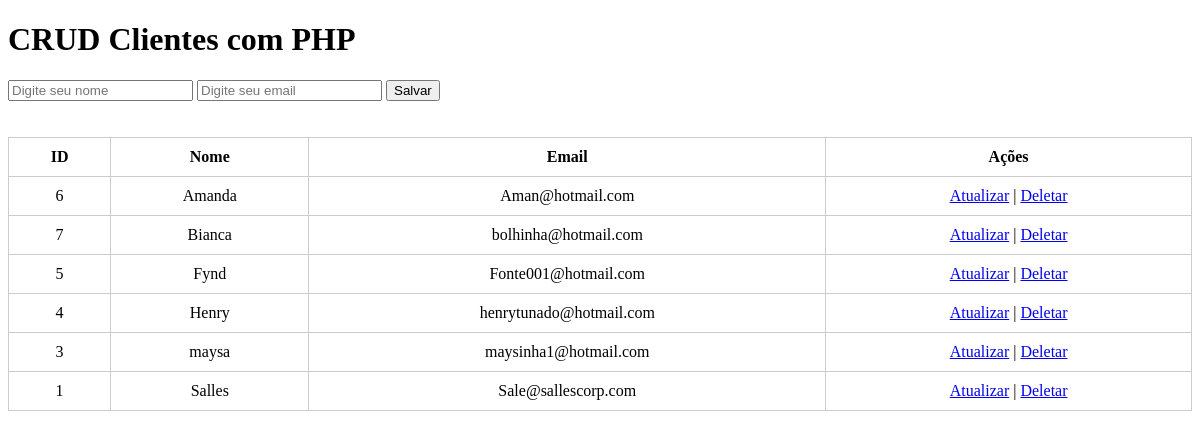
Page /php_crud/index.php on the committed database.
### tables this page shows
CREATE TABLE `cliente` (
  `id` int(11) NOT NULL,
  `nome` varchar(25) NOT NULL,
  `email` varchar(55) NOT NULL,
  `data` varchar(20) NOT NULL
);

### php_crud/index.php (the view, shortened to what this page needs)
<?php
    require('db/conexao.php');
?>
<!DOCTYPE html>
<html lang="pt-br">
<head>
</head>
<body>
    <h1>CRUD Clientes com PHP</h1>
    <form id="form_salva" method="post">
        <input type="text" name="nome" placeholder="Digite seu nome" required>
        <input type="email" name="email" placeholder="Digite seu email" required>
        <button type="submit" name="salvar">Salvar</button>
    </form>
<?php
    $sql = $pdo->prepare("SELECT * FROM cliente ORDER BY nome");
    $sql->execute();
    $dados = $sql->fetchAll();
?>
    <?php
        if(count($dados) > 0){
            echo "<br><br><table>
            <tr>
                <th>ID</th>
                <th>Nome</th>
                <th>Email</th>
                <th>Ações</th>
            </tr>";
            foreach($dados as $chave => $valor){
                echo "
                <tr>
                    <td>".$valor['id']."</td>
                    <td>".$valor['nome']."</td>
                    <td>".$valor['email']."</td>
                    <td><a href='#' class='btn-atualizar' data-id='".$valor['id']."' data-nome='".$valor['nome']."' data-email='".$valor['email']."'>Atualizar</a> |
                    <a href='#' class='btn-deletar' data-id='".$valor['id']."' data-nome='".$valor['nome']."' data-email='".$valor['email']."'>Deletar</a></td>
                </tr>";
            }
            echo "</table>";
        }else{
            echo "Nenhum cliente cadastrado";
        }
    ?>
</body>
</html>

### php_crud/index.php (style rules this page uses)
table { border-collapse: collapse; width: 100%; }
th,td { padding: 10px; text-align: center; border: 1px solid #ccc; }

### rows in the picture
cliente: id "6", nome "Amanda", email "Aman@hotmail.com"
cliente: id "7", nome "Bianca", email "bolhinha@hotmail.com"
cliente: id "5", nome "Fynd", email "Fonte001@hotmail.com"
cliente: id "4", nome "Henry", email "henrytunado@hotmail.com"
cliente: id "3", nome "maysa", email "maysinha1@hotmail.com"
cliente: id "1", nome "Salles", email "Sale@sallescorp.com"
